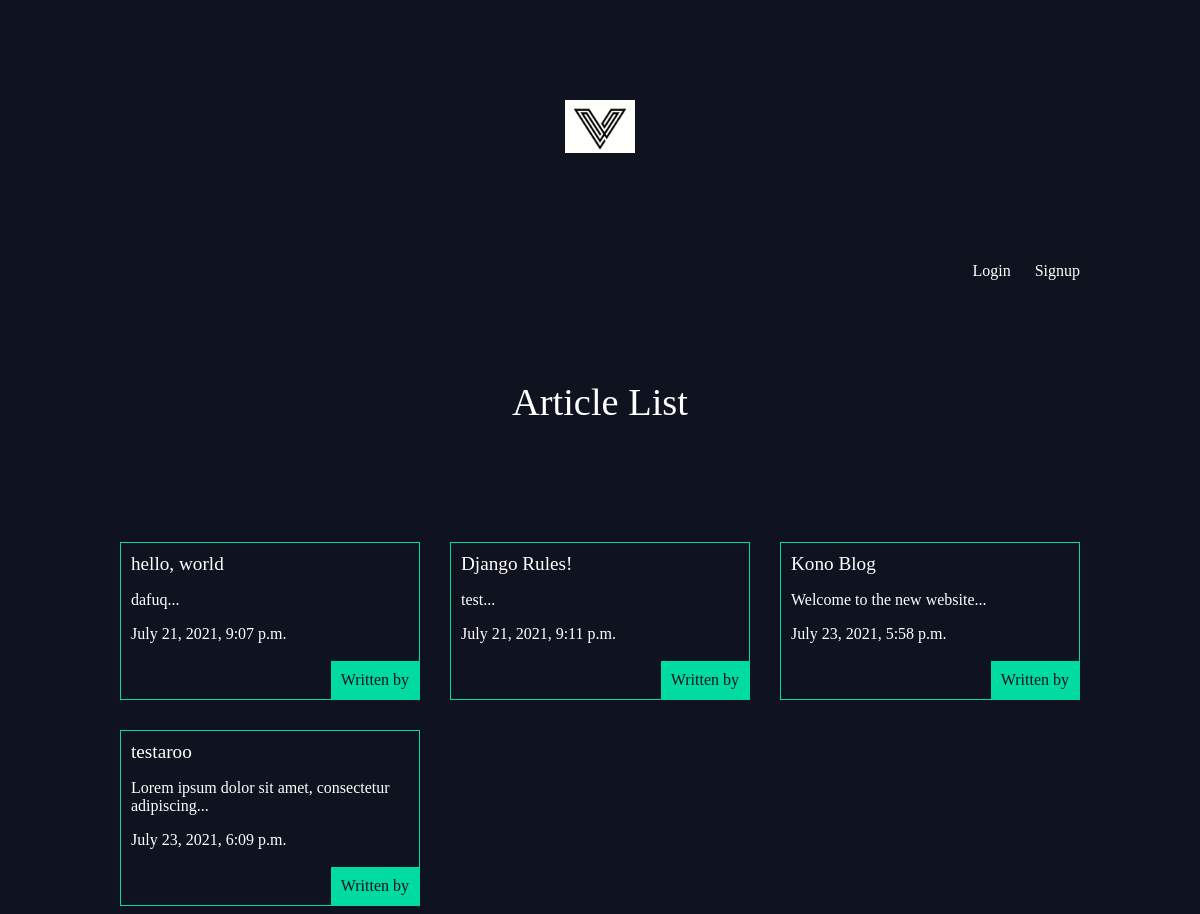
The app's page /articles/, older data.
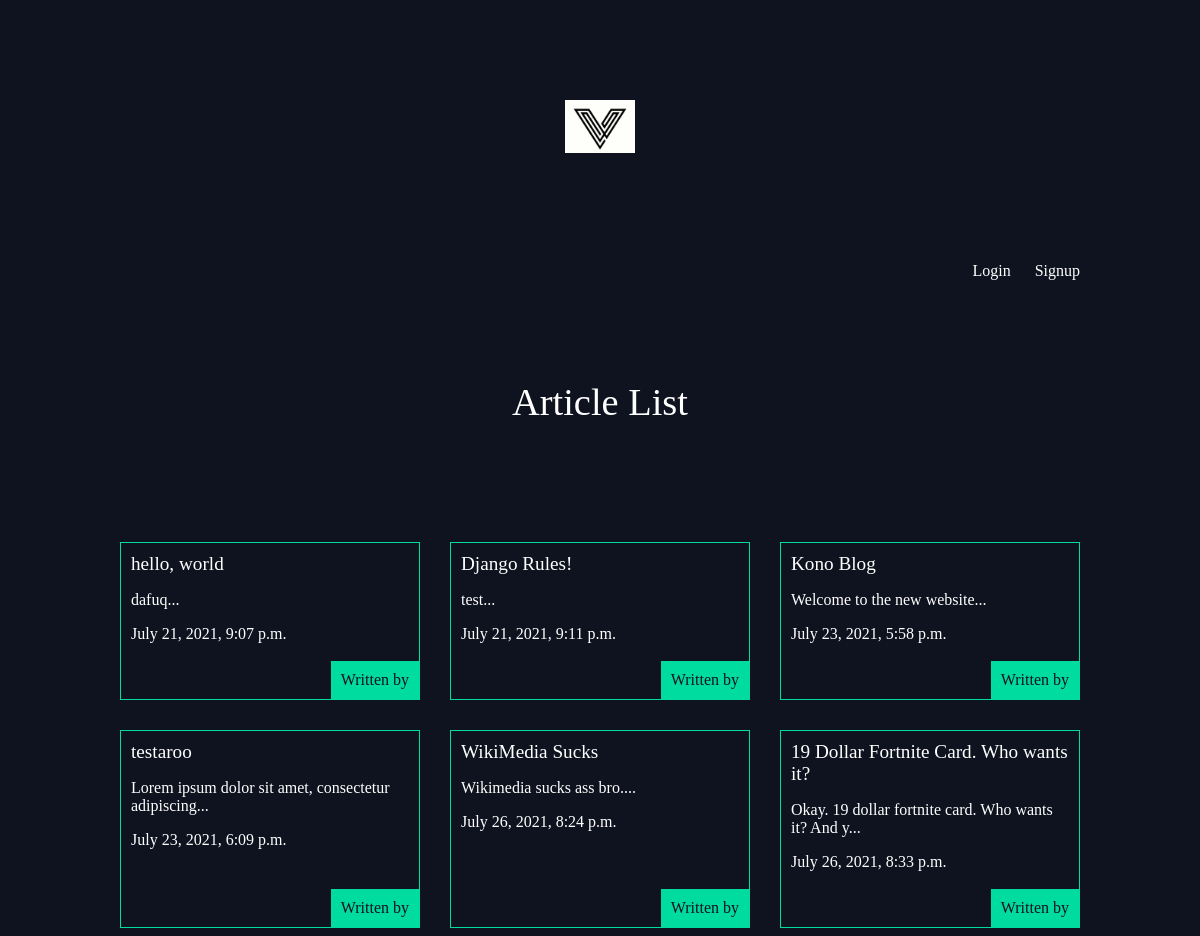
The same page, newer data.
### articles/models.py (models this page shows, shortened)
class Article(models.Model):
    title = models.CharField(max_length=100)
    slug = models.SlugField()
    body = models.TextField()
    date = models.DateTimeField(auto_now_add=True)
    thumb = models.ImageField(default="default.jpg", blank=True)
    author = models.ForeignKey(User, default=None, on_delete=models.CASCADE, null=True)
    def snippet(self):
        return self.body[:50] + "..."

### articles/views.py (the view)
# urls.py: path('', views.article_list, name="list"),
def article_list(request):
    articles = Article.objects.all().order_by('date')
    return render(request, 'articles/article_list.html', {'articles': articles})

### articles/templates/articles/article_list.html
{% extends 'base_layout.html' %}
    {% block content %}
        <h1>Article List</h1>
        <br>
        <div class="articles">
            {% for article in articles %}
                <div class="article">
                    <h2><a href="{% url 'articles:detail' slug=article.slug %}">{{ article.title }}</a></h2>
                    <p>{{ article.snippet }}</p>
                    <p>{{ article.date }}</p>
                    <p class="author">Written by {{ article.author.username }}</p>
                </div>
            {% endfor %}
        </div>
    {% endblock %}

Row changes from the older to the newer data that the page shows:
added Article: title "WikiMedia Sucks", snippet "Wikimedia sucks ass bro....", date "July 26, 2021, 8:24 p.m."
added Article: title "19 Dollar Fortnite Card. Who wants it?", snippet "Okay. 19 dollar fortnite card. Who wants it? And y...", date "July 26, 2021, 8:33 p.m."
